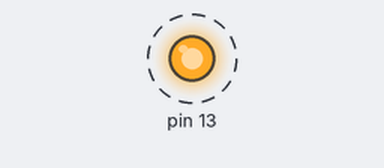
A sketch run on a simulated Arduino Uno, built with avr-gcc and run on an emulated ATmega328P. Shown: output pins drawn as LEDs (lit = HIGH). Dashed ring = blinking.

Above: at 0.5 s.
Timing chart, 0 to 4.6 s (numbered marks = the images above):
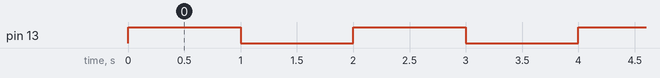

The sketch:

commentprogramerlesregestres.ino
```cpp
void setup() {
  // put your setup code here, to run once:
  DDRB |= 1 << 0x05;


}

void loop() {
  // put your main code here, to run repeatedly:
  PORTB |= 1 << 0x05;
  _delay_ms(1000);
  PORTB &= ~(1 << 0x05);
  _delay_ms(1000);
}
```

Measured:
- by itself, pin 13: alternates HIGH for 1.0 s and LOW for 1.0 s
